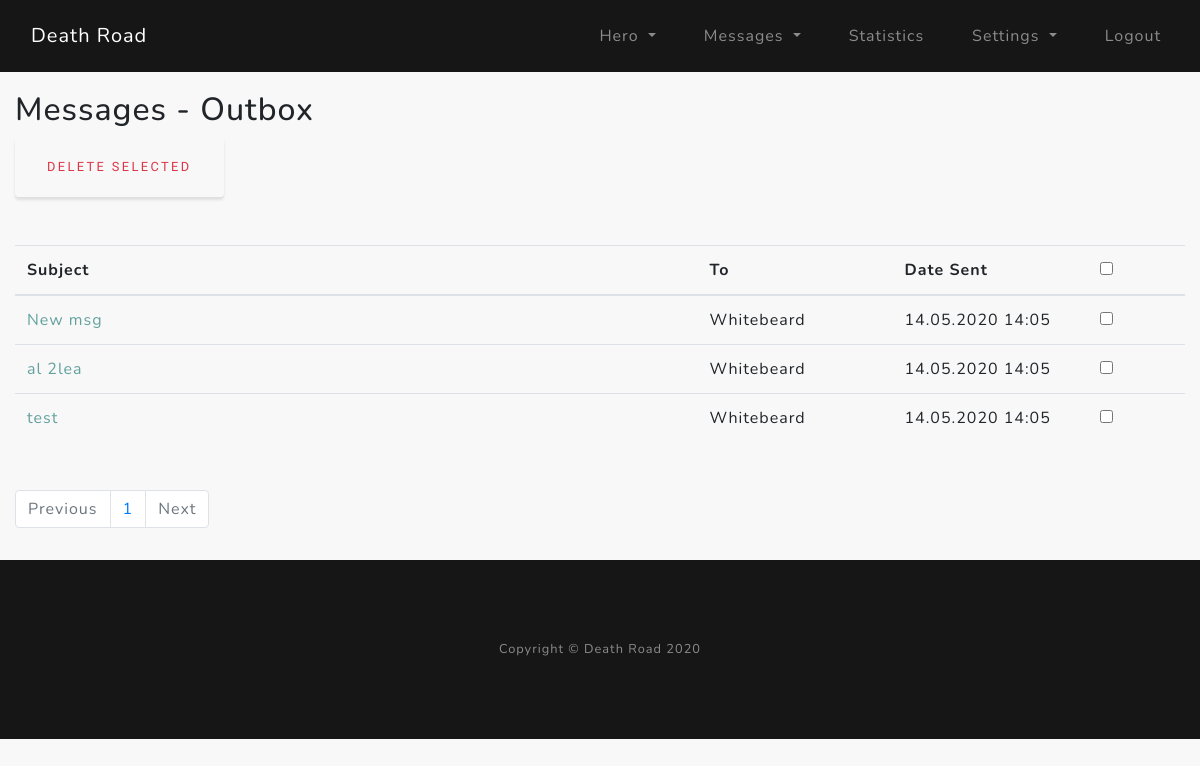
/msg_outbox (signed in), run on the app's committed database.
### core/models.py (models this page shows)
class Messages(db.Model):
    __tablename__ = "messages"
    mid = Column(Integer, primary_key=True)  # message ID
    recipient = Column(String(32))  # recipient - user id from name
    sender = Column(String(32))  # sender - current user id
    subject_msg = Column(String(32))  # subject_msg - msg subject
    body_msg = Column(Text)  # body_msg - message body
    date = Column(DateTime)  # date - date sent
    seen = Column(Boolean)  # seen - message seen
    del_in = Column(Boolean)  # del_in - delete message from inbox
    del_out = Column(Boolean)  # del_out - delete message from outbox

### core/messages/routes.py (the view, shortened to what this page needs)
@msgs.route("/msg_outbox", methods=["POST", "GET"])
@login_required
def msg_outbox():
    page = request.args.get("page", 1, type=int)
    msg_per_page = User.query.get_or_404(current_user.id)
    get_unread_msgs = unread_msgs(current_user.username)
    msgs_sent = Messages.query. \
        order_by(Messages.date.desc()). \
        filter_by(sender=current_user.username, del_out=False). \
        paginate(page=page, per_page=msg_per_page.msg_per_page)
    next_page_button = url_for("msgs.msg_outbox", page=msgs_sent.next_num) if msgs_sent.next_num else None
    previous_page_button = url_for("msgs.msg_outbox", page=msgs_sent.prev_num) if msgs_sent.prev_num else None
    form = MessageMultipleDelete()
    return render_template("msg_outbox.html", msgs_sent=msgs_sent, next_page_button=next_page_button,
                           previous_page_button=previous_page_button, form=form, get_unread_msgs=get_unread_msgs)

### core/messages/forms.py
class MessageMultipleDelete(FlaskForm):
    multi_del = BooleanField()
    submit_del = SubmitField("Delete Selected")

### core/models.py (called while the page is built)
@login_manager.user_loader
def load_user(user_id):
    return User.query.get(int(user_id))

### core/utils/unread_msgs.py (called while the page is built)
def unread_msgs(current_acc_uname):
    gum = Messages.query.filter_by(recipient=current_acc_uname, del_in=False, seen=False).count()
    return gum

### core/templates/msg_outbox.html (shortened to what this page needs)
{% extends "layout.html" %}
{% block content %}
<section class="msg_outbox-section">
    <div class="container py-3">
        <div class="row">
            <div class="col-lg">
                <h2>Messages - Outbox</h2>
                <form method="post">
                    {{ form.submit_del(class="btn btn-outline-danger") }}
                    <table class="table table-hover my-5">
                        <thead>
                            <tr>
                                <th scope="col" class="col-md-7">Subject</th>
                                <th scope="col" class="col-md-2">To</th>
                                <th scope="col" class="col-md-2">Date Sent</th>
                                <th scope="col" class="col-md-1"><input type="checkbox" name="select_all" onclick="toggle(this)"></th>
                            </tr>
                        </thead>
                        <tbody>
                            {% for msgs_s in msgs_sent.items %}
                            <tr>
                                <td><a href="{{ url_for('msgs.msg_read', mid=msgs_s.mid) }}">{{ msgs_s.subject_msg }}</a></td>
                                <td>{{ msgs_s.recipient }}</td>
                                <td>{{ msgs_s.date.strftime("%d.%m.%Y %H:%m") }}</td>
                                <td>{{ form.multi_del(value=msgs_s.mid) }}</td>
                            </tr>
                            {% endfor %}
                        </tbody>
                    </table>
                </form>
                <nav aria-label="pagination">
                    <ul class="pagination">
                        {% if msgs_sent.prev_num != None %}
                            <li class="page-item"><a class="page-link"  href="{{ previous_page_button }}">Previous</a></li>
                        {% else %}
                            <li class="page-item disabled"><a class="page-link">Previous</a></li>
                        {% endif %}
                        {% for page_num in msgs_sent.iter_pages(left_edge=1, right_edge=1, left_current=1, right_current=2) %}
                            {% if page_num %}
                                {% if msgs_sent.page == page_num %}
                                    <li class="page-item"><a class="page-link"  href="{{ url_for('msgs.msg_outbox', page=page_num) }}">{{ page_num }}</a></li>
                                {% else %}
                                    <li class="page-item"><a class="page-link"  href="{{ url_for('msgs.msg_outbox', page=page_num) }}">{{ page_num }}</a></li>
                                {% endif %}
                            {% else %}
                                <span class="m-2"></span>
                            {% endif %}
                        {% endfor %}
                        {% if msgs_sent.next_num != None %}
                            <li class="page-item"><a class="page-link"  href="{{ next_page_button }}">Next</a></li>
                        {% else %}
                            <li class="page-item disabled"><a class="page-link">Next</a></li>
                        {% endif %}
                    </ul>
                </nav>
            </div>
        </div>
    </div>
</section>
{% endblock %}

### core/templates/layout.html (shortened to what this page needs)
<!DOCTYPE html>
<html lang="en">
<head>
    <link rel="stylesheet" href="https://stackpath.bootstrapcdn.com/bootstrap/4.4.1/css/bootstrap.min.css">
    <link href="https://cdnjs.cloudflare.com/ajax/libs/normalize/8.0.1/normalize.css" rel="stylesheet" type="text/css">
    <link href="{{ url_for('static', filename='custom-style.css') }}" rel="stylesheet" type="text/css">
</head>
<body id="page-top">
    <nav class="navbar navbar-expand-md navbar-dark bg-black fixed-top py-3" id="mainNav">
        <div class="container">
            <a class="navbar-brand js-scroll-trigger" href="{{ url_for('main.home') }}">Death Road</a>
            <div class="collapse navbar-collapse" id="navbarResponsive">
                <ul class="navbar-nav ml-auto">
                    {% if current_user.is_authenticated %}
                        <li class="nav-item dropdown">
                            <a class="nav-link dropdown-toggle" href="#" id="heroDropdown" role="button" data-toggle="dropdown" aria-haspopup="true" aria-expanded="false">
                                Hero
                            </a>
                        </li>
                        <li class="nav-item dropdown">
                            <a class="nav-link dropdown-toggle" href="#" id="messagesDropdown" role="button" data-toggle="dropdown" aria-haspopup="true" aria-expanded="false">
                                Messages {% if get_unread_msgs > 0 %}({{ get_unread_msgs }}){% endif %}
                            </a>
                        </li>
                        <li class="nav-item">
                            <a class="nav-link js-scroll-trigger" href="{{ url_for('stats.statistics') }}">Statistics</a>
                        </li>
                        <li class="nav-item dropdown">
                            <a class="nav-link dropdown-toggle" href="#" id="settingsDropdown" role="button" data-toggle="dropdown" aria-haspopup="true" aria-expanded="false">
                                Settings
                            </a>
                        </li>
                        <li class="nav-item">
                            <a class="nav-link js-scroll-trigger" href="{{ url_for('users.logout') }}">Logout</a>
                        </li>
                    {% endif %}
                </ul>
            </div>
        </div>
    </nav>
    {% block content %}{% endblock %}
    <footer class="bg-black small text-center text-white-50">
        <div class="container">
            Copyright &copy; Death Road 2020
        </div>
    </footer>
</body>
</html>

### core/static/custom-style.css (style rules this page uses)
html, body { scroll-behavior: smooth; }
body { font-family: 'Nunito'; letter-spacing: 0.0625em; background-color: #f8f8f8; }
a { color: #64a19d; }
.bg-black { background-color: #161616 !important; }
@media (min-width: 1000px) { .container { max-width: 1600px; } }
.navbar ul li { margin-left: 32px; }
.btn { box-shadow: 0 0.1875rem 0.1875rem 0 rgba(0, 0, 0, 0.1) !important; padding: 1.25rem 2rem; font-family: 'Varela Round'; font-size: 80%; text-transform: uppercase; letter-spacing: .15rem; border: 0; }
footer { padding: 5rem 0; }
.msg_outbox-section { margin: 75px 0 0 0; }

### data on the page
Messages: subject_msg "New msg", recipient "Whitebeard", date "14.05.2020 14:05"
Messages: subject_msg "al 2lea", recipient "Whitebeard", date "14.05.2020 14:05"
Messages: subject_msg "test", recipient "Whitebeard", date "14.05.2020 14:05"

### other printed values
{{ page_num }} "1"
